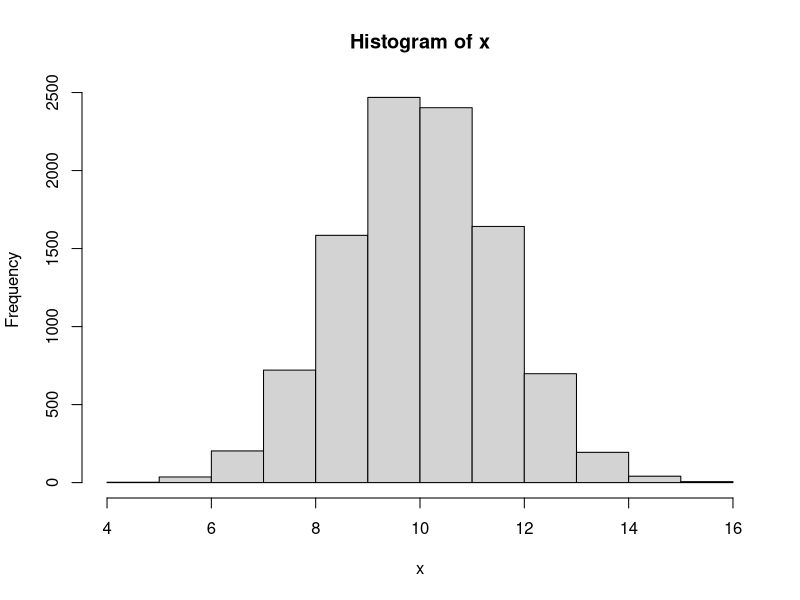
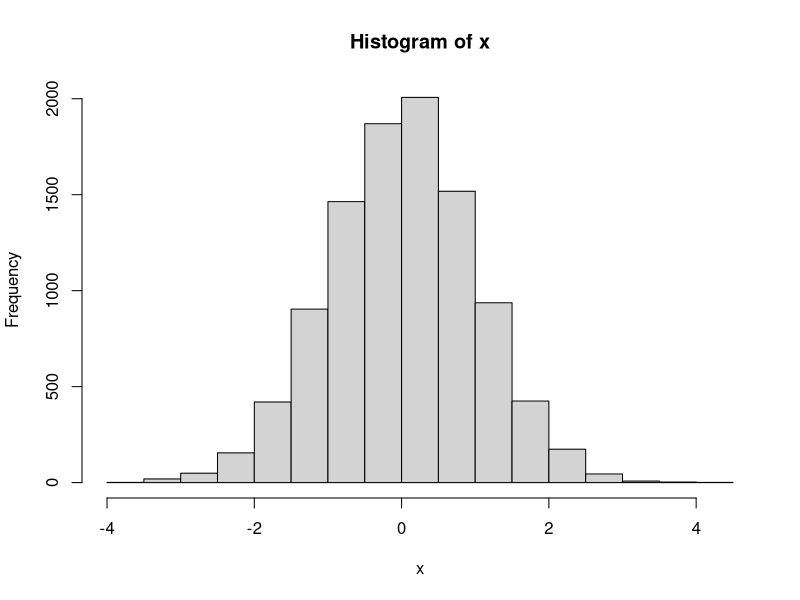

R code for these plots, in order: (Note: this script raises an error after producing the figures.)
## ---- chunk 1
set.seed(123456789)
knitr::opts_chunk$set(echo = TRUE, message = FALSE, warning = FALSE, cache = TRUE)
## ---- chunk 2
x <- rnorm(n = 10000, mean = 10, sd = 1.5)
hist(x)
mean(x)
sd(x)
## ---- chunk 3
x <- rnorm(10000)
hist(x)
mean(x)
sd(x)
## ---- chunk 4
x <- rnorm(100, 10, 1.5)
Zx <- scale(x)
Zy <- .8*Zx + rnorm(100, 0, sqrt(1 - (.8^2)))
## ---- chunk 5
cor(Zx, Zy)
summary(lm(Zy ~ 0 + Zx))
## ---- chunk 6
y <- (1.5*Zy) + 10
cor(x, y)
summary(lm(y ~ x))
## ---- chunk 7
x1 <- rnorm(100, 10, 1.5)
Zx1 <- scale(x1)
x2 <-rnorm(100, 10, 1.5)
Zx2 <- scale(x2)
x3 <- x1*x2
Zx3 <- scale(x3)
Zy <- (.7*Zx1) + (.4*Zx2) + (.2*Zx3) +rnorm(100, 0, sqrt(.31))
y <- (1.5*Zy) + 10
df.1 <- data.frame(x1, x2, x3, y)
rm(x, Zx, Zx1, x1, Zx2, x2, Zx3, x3, Zy, y)
## ---- chunk 8
summary(lm(y ~ x1 + x2 + x3, data = df.1))

summary(lm(scale(y) ~ 0 + scale(x1) + scale(x2) + scale(x1)*scale(x2), data = df.1))
## ---- chunk 9
library(arm)
## ---- chunk 10
x1 <- rnorm(100)
x2 <- rnorm(100)
x3 <- rnorm(100)
b0 <- 1
b1 <- 1.5
b2 <- 2
b3 <- 0.5
y <- rbinom(100, 1, invlogit(b0 + b1*x1 + b2*x2 + b3*x3))
df.2 <- data.frame(x1, x2, x3, y)
rm(x1, x2, x3, b0, b1, b2, b3, y)
summary(df.2)
df.3 <- df.2
df.3[,4] <- as.factor(df.2[,4])
summary(df.3)
## ---- chunk 11
summary(glm(y ~ x1 + x2 + x3, data = df.2, family = "binomial"))
summary(glm(y ~ x1 + x2 + x3, data = df.3, family = "binomial"))
## ---- chunk 12
sig <- matrix(c(1.0, 0.8, 0.5, 0.2,
                0.8, 1.0, 0.5, 0.5,
                0.5, 0.5, 1.0, 0.5,
                0.2, 0.5, 0.5, 1.0), nrow = 4)
library(MASS)

df.4 <- data.frame(mvrnorm(n = 1000, mu = rep(0, 4), Sigma = sig, empirical = TRUE))

summary(df.4)
ncol(df.4)
nrow(df.4)
## ---- chunk 13
round(sig, 2)
round(cor(df.4), 2)
## ---- chunk 14
v1 <- .8*df.4[,1] + rnorm(1000, 0, sqrt(1 - (.8^2)))
v2 <- .7*df.4[,1] + rnorm(1000, 0, sqrt(1 - (.7^2)))
v3 <- .6*df.4[,1] + rnorm(1000, 0, sqrt(1 - (.6^2)))
v4 <- .5*df.4[,1] + rnorm(1000, 0, sqrt(1 - (.5^2)))
 
v5 <- .5*df.4[,2] + rnorm(1000, 0, sqrt(1 - (.5^2)))
v6 <- .6*df.4[,2] + rnorm(1000, 0, sqrt(1 - (.6^2)))
v7 <- .7*df.4[,2] + rnorm(1000, 0, sqrt(1 - (.7^2)))
v8 <- .8*df.4[,2] + rnorm(1000, 0, sqrt(1 - (.8^2)))
 
df.5 <- data.frame(v1,v2,v3,v4,v5,v6,v7,v8)
rm(v1,v2,v3,v4,v5,v6,v7,v8)
## ---- chunk 15
library(GPArotation)
factanal(x = df.5, factors = 2, rotation = "oblimin")
## ---- chunk 16
library(lavaan)

# Specify the population's structural model with coefficients

sem.model <- '
   f1 =~ x1 + .8*x2 + .6*x3 + .4*x4
  f2 =~ x5 + .8*x6 + .6*x7 + .4*x8
  f3 =~ x9 + .8*x10 + .6*x11 + .4*x12
  f4 =~ x13 + .4*x14 + .6*x15 + .8*x16
  f5 =~ x17 + .6*x18 + .8*x19
  f4 ~ .6*f1
  f3 ~ .8*f2
  f5 ~ .3*f2 + .5*f3
  f1 ~~ 0*f2
  '

## ---- chunk 17
df.6 <- simulateData(model = sem.model, sample.nobs = 1000)
summary(df.6)
## ---- chunk 18
str.model <- '
  f1 =~ x1 + x2 + x3 + x4
  f2 =~ x5 + x6 + x7 + x8
  f3 =~ x9 + x10 + x11 + x12
  f4 =~ x13 + x14 + x15 + x16
  f5 =~ x17 + x18 + x19
  f4 ~ f1
  f3 ~ f2
  f5 ~ f2 + f3
  f1 ~~ 0*f2
  f1 ~~ f3
  f1 ~~ f5
  f2 ~~ f4
  f3 ~~ f4
  f4 ~~ f5
  '
## ---- chunk 19
# Fitting the model to the data

sem.1 <- sem(model = str.model, data = df.6,
             std.lv = FALSE,
             parameterization = "default",
             std.ov = FALSE,
             ridge = 1e-05,
             estimator = "MLR", likelihood = "default", link = "default",
             information = "default", se = "robust.huber.white")
summary(sem.1, fit.measures = TRUE, standardize = TRUE)
